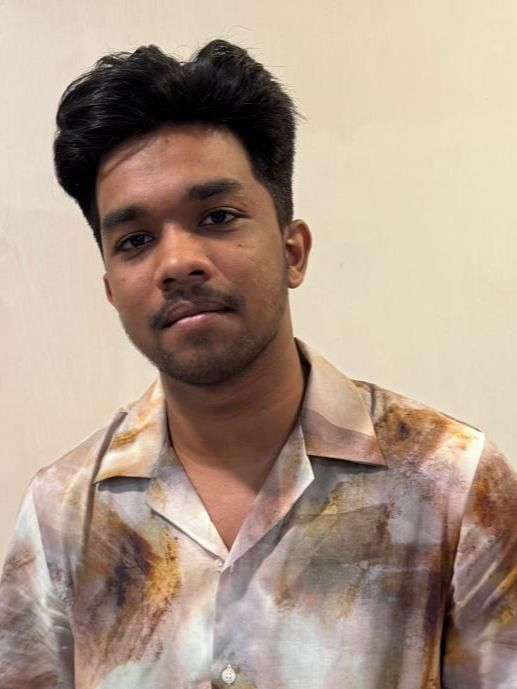
#> input picture deepfake-detector/data/test.jpeg, 517 x 689 px, found by its file name
$ python test_image.py
#> lines starting #> are read from the running program, lines starting #| are printed output that depends on the picture
# pyrefly: ignore [missing-import]
import cv2

image = cv2.imread("data/test.jpeg")
#> image is the input picture: shape (689, 517, 3); mean B, G, R 137.3, 153.5, 173.6

resized = cv2.resize(image, (224, 224))
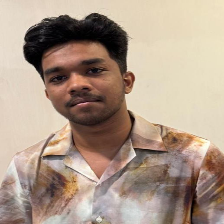
#> resized: shape (224, 224, 3); mean B, G, R 137.2, 153.4, 173.5

print("Original:", image.shape)
#| Original: (689, 517, 3)
print("Resized:", resized.shape)
#| Resized: (224, 224, 3)

cv2.imshow("Face", resized)
cv2.waitKey(0)
cv2.destroyAllWindows()
